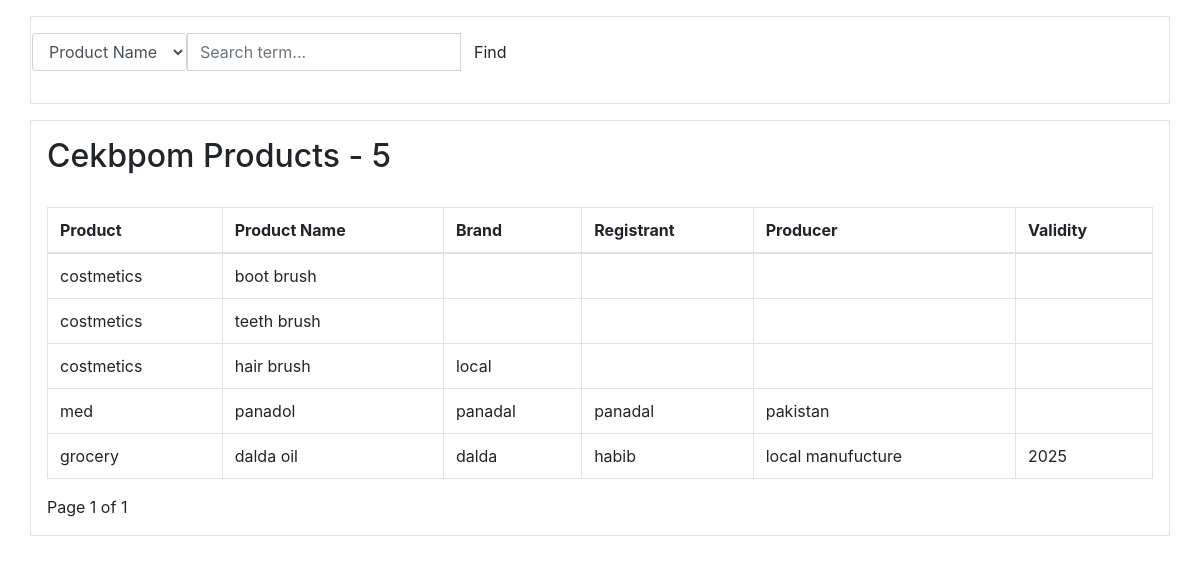
The page / on the database its author committed.
### app/models.py (models this page shows, shortened)
class Product(models.Model):
    created_at = models.DateTimeField(auto_now_add=True)
    registration_no = models.CharField(max_length=512, blank=True)
    type = models.CharField(max_length=512, blank=True)
    name = models.CharField(max_length=512, blank=True)
    brand = models.CharField(max_length=512, blank=True)
    registrant = models.CharField(max_length=512, blank=True)
    producer = models.CharField(max_length=512, blank=True)
    validity = models.CharField(max_length=512, blank=True)
    location = models.CharField(max_length=512, blank=True)
    class Meta:
        ordering = ['-created_at', ]

### app/views.py (the view)
# urls.py: path('', views.home, name='home'),
def home(request):
    if request.POST:
        dropdown_value = request.POST.get('dropdown')
        search_value = request.POST.get('search_param')
        if dropdown_value == 'Product Name':
            products = Product.objects.filter(Q(name__contains=search_value))
            page_obj = get_page_obj(request, products)
        elif dropdown_value == 'Product':
            products = Product.objects.filter(Q(type__contains=search_value))
            page_obj = get_page_obj(request, products)
        elif dropdown_value == 'Brand':
            products = Product.objects.filter(Q(brand__contains=search_value))
            page_obj = get_page_obj(request, products)
        elif dropdown_value == 'Registrant':
            products = Product.objects.filter(Q(registrant__contains=search_value))
            page_obj = get_page_obj(request, products)
        elif dropdown_value == 'Producer':
            products = Product.objects.filter(Q(producer__contains=search_value))
            page_obj = get_page_obj(request, products)
        return render(request, 'index.html', {'products': products, 'page_obj': page_obj})
    else:
        products = Product.objects.all()
        page_obj = get_page_obj(request, products)
        return render(request, 'index.html', {'products': products, 'page_obj': page_obj})

### app/views.py (called while the page is built)
def get_page_obj(request, products):
    paginator = Paginator(products, 10)
    page_number = request.GET.get('page')
    return paginator.get_page(page_number)

### app/templates/index.html (shortened to what this page needs)
<html lang="en">
  <head>
	<link rel="stylesheet" href="https://maxcdn.bootstrapcdn.com/bootstrap/4.5.2/css/bootstrap.min.css">
  </head>
  <body>
      <div class="container p-3 my-3 border">
            <div class="row">
                <form action={% url 'home' %}  method="POST">
                    <div class="col-xs-8 col-xs-offset-2">
            		    <div class="input-group">
                            <div class="input-group-btn search-panel">
                                <select type="button" class="form-control dropdown-toggle" name='dropdown' data-toggle="dropdown">
                                	<option>Product Name</option>
                                </select>
                            </div>
                            <input type="text" class="form-control" name="search_param" placeholder="Search term...">
                            <span class="input-group-btn">
                                <button class="btn btn-default" type="submit">Find</button>
                            </span>
                        </div>
                    </div>
                </form>
        	</div>
        </div>
    <div class="container p-3 my-3 border">
		<h2>Cekbpom Products - {{ page_obj.paginator.count }}</h2><br>
		<table class="table table-bordered">
			<thead>
			<tr>
				<th>Product</th>
				<th>Product Name</th>
				<th>Brand</th>
				<th>Registrant</th>
				<th>Producer</th>
				<th>Validity</th>
			</tr>
			</thead>
			<tbody>
			{% for product in page_obj %}
				<tr>
					<td>{{product.type}}</td>
					<td>{{product.name}}</td>
					<td>{{product.brand}}</td>
					<td>{{product.registrant}}</td>
					<td>{{product.producer}}</td>
					<td>{{product.validity}}</td>
				</tr>
			{% endfor %}
			</tbody>
		</table>
		<div class="pagination">
			<span class="step-links">
				<span class="current">
					Page {{ page_obj.number }} of {{ page_obj.paginator.num_pages }}
				</span>
			</span>
		</div>
	</div>
  </body>
</html>

### rows shown on the page
Product: type "costmetics", name "boot brush"
Product: type "costmetics", name "teeth brush"
Product: type "costmetics", name "hair brush", brand "local"
Product: type "med", name "panadol", brand "panadal", registrant "panadal", producer "pakistan"
Product: type "grocery", name "dalda oil", brand "dalda", registrant "habib", producer "local manufucture", validity "2025"

### other values the page prints
{{ page_obj.paginator.count }} "5"
{{ page_obj.number }} "1"
{{ page_obj.paginator.num_pages }} "1"
